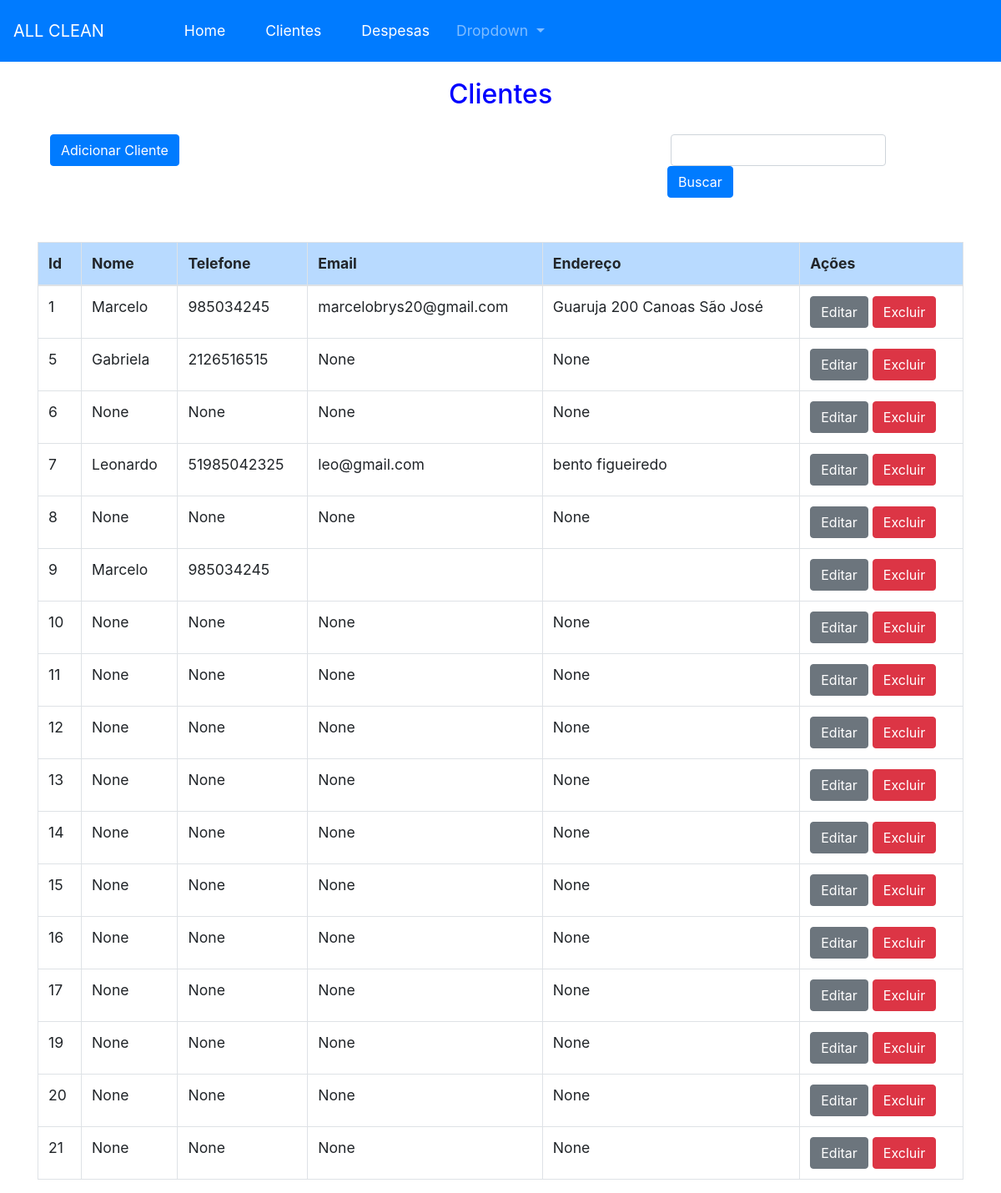
Before: /clientes with the older database file.
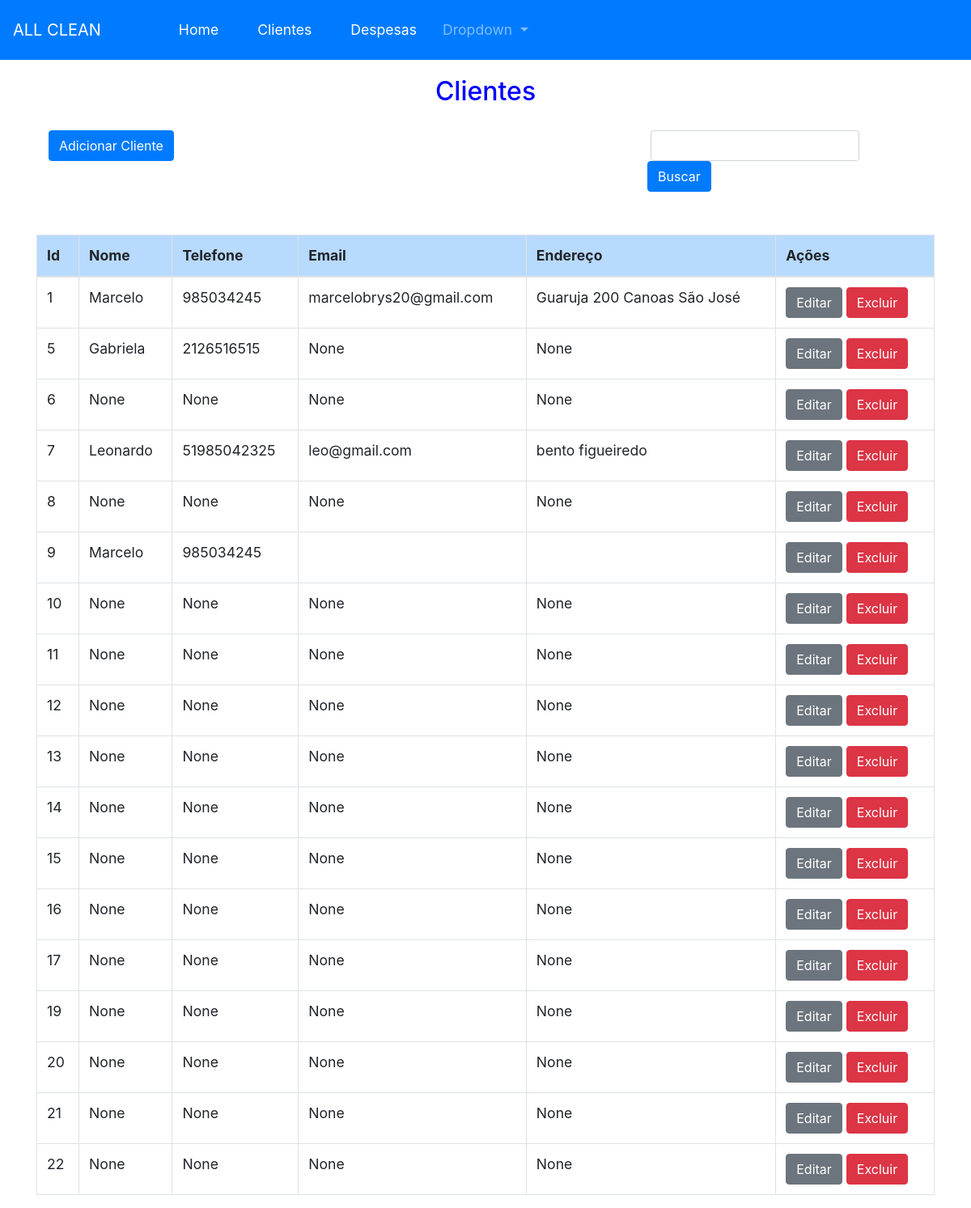
After: the same page with the newer database file.
### App.py (models this page shows, shortened)
class clientes(db.Model): # criando relacionamento entre banco de dados e sistema
    id = db.Column(db.Integer, primary_key=True)
    nome = db.Column(db.String(50))
    telefone = db.Column(db.String(50))
    email = db.Column(db.String(50))
    endereco = db.Column(db.String(50))

### App.py (the view)
@app.route('/clientes', methods = ['GET','POST'])
def rotaCliente():
    return render_template('clientes.html',clientes=clientes.query.all())

### Templates/clientes.html (shortened to what this page needs)
{% extends 'base.html' %}
{% block conteudo %}
    <h2 style = 'text-align: center; color: blue; padding: 20px;'>Clientes</h2>
    <div class="container">
        <div class="row">
            <div class ='col-sm'>
            <a href="{{url_for('novoCliente')}}"  class="btn btn-primary">Adicionar Cliente</a>
            </div>
            <div class="input-group col-4">
                <div class="form-outline px-1">
                  <input type="search" id="form1" class="form-control p-1" />
                </div>
                <button type="button" class="btn btn-primary"> Buscar
                </button>
              </div>
         </div>
      </div>
    </div>
    <br>
    <br>
    <div class="container">
    <table class="table table-bordered table-hover">
        <thead class="table-primary">
            <tr>
              <th scope="col">Id</th>
              <th scope="col">Nome</th>
              <th scope="col">Telefone</th>
              <th scope="col">Email</th>
              <th scope="col">Endereço</th>
              <th scope="col">Ações</th>
            </tr>
          </thead>
        <tbody>
            {% for cliente in clientes %}
            <tr>
                <td>{{cliente.id}}</td>
                <td>{{cliente.nome}}</td>
                <td>{{cliente.telefone}}</td>
                <td>{{cliente.email }}</td>
                <td>{{cliente.endereco }}</td>
                <td>
                    <a href="{{cliente.id}}/atualiza_cliente" class="btn btn-secondary btn-xs">Editar</a>
                    <a href="{{cliente.id}}/remove_cliente"
                    onclick="return confirm('Deseja excluir esse registro?')" class="btn btn-danger btn-xs">Excluir</a>
                </td>
            </tr>
        </div>
            {% endfor %}
{% endblock conteudo %}

### Templates/base.html (shortened to what this page needs)
<!DOCTYPE html>
<html lang="en">
<head>
    <link rel="stylesheet" href="https://stackpath.bootstrapcdn.com/bootstrap/4.1.3/css/bootstrap.min.css">
</head>
<body>
    <nav class="navbar navbar-expand-lg  navbar-dark bg-primary">
        <a class="navbar-brand" href="#">ALL CLEAN</a>
        <div class="collapse navbar-collapse" id="navbarSupportedContent">
          <ul class="navbar-nav mr-auto p-2 mx-5">
            <li class="nav-item active mx-3">
              <a class="nav-link" href="{{url_for('primeiraRota')}}">Home <span class="sr-only">(current)</span></a>
            </li>
            <li class="nav-item active mx-3">
              <a class="nav-link" href="{{url_for('rotaCliente')}}">Clientes</a>
            </li>
            <li class="nav-item active mx-3">
              <a class="nav-link" href="{{url_for('adicionar_despesas')}}">Despesas</a>
            </li>
            <li class="nav-item dropdown">
              <a class="nav-link dropdown-toggle" href="#" id="navbarDropdown" role="button" data-toggle="dropdown" aria-haspopup="true" aria-expanded="false">
                Dropdown
              </a>
            </li>
          </ul>
        </div>
      </nav>
      <div class="container">
    {% block conteudo %}
    {% endblock conteudo %}
</body>
</html>

### Templates/base.html (style rules this page uses)
body { font-size: 1.1em; }

Changed rows visible on the page:
added clientes: id "22", nome "None", telefone "None", email "None", endereco "None"
